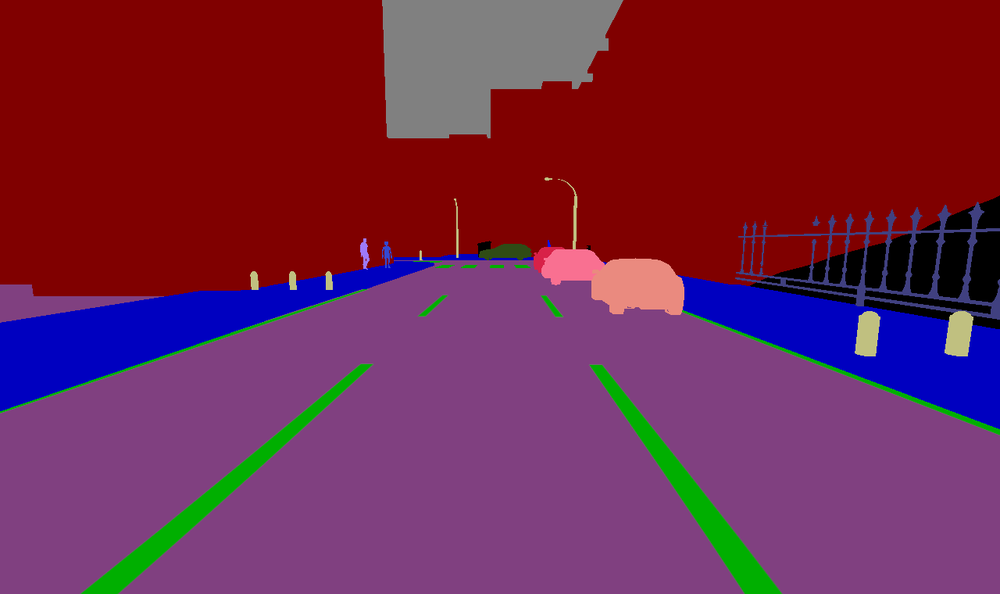
#> input picture resource/000000.png, 1000 x 594 px, shrunk from 1280 x 760 before the run, found by its file name
$ python read_image_pixl_value.py
#> lines starting #> are read from the running program, lines starting #| are printed output that depends on the picture

from email.mime import image
import cv2
img= cv2.imread("000000.png")          #定义图片位置
#> img is the input picture: shape (594, 1000, 3); mean B, G, R 75.2, 39.1, 114.3
print(img)
#> (printed output is left out)
img= cv2.cvtColor(img, cv2.COLOR_BGR2GRAY)  #转化为灰度图 因为我读取的直接是灰度标签图片就不用转化了
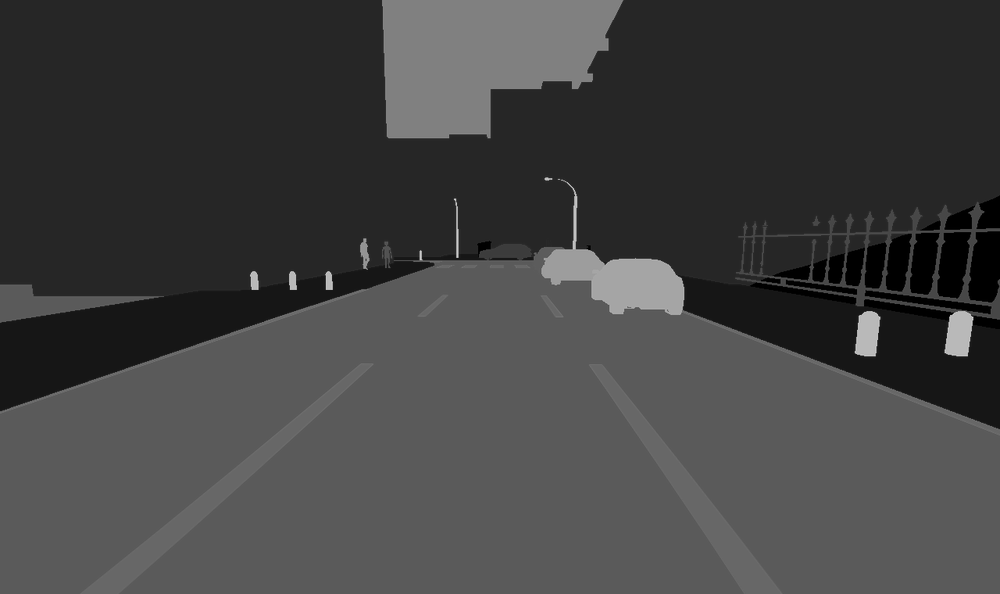
#> img: shape (594, 1000); min 0, max 224, mean 65.5
print(img)
#> (printed output is left out)

def onmouse(event, x, y, flags, param):   #标准鼠标交互函数
  if event==cv2.EVENT_MOUSEMOVE:      #当鼠标移动时
    print(img[y,x])           #显示鼠标所在像素的数值，注意像素表示方法和坐标位置的不同
def main():
  cv2.namedWindow("img")          #构建窗口
  cv2.setMouseCallback("img", onmouse)   #回调绑定窗口
  while True:               #无限循环
    cv2.imshow("img",img)        #显示图像
    if cv2.waitKey() == ord('q'):break  #按下‘q'键，退出
#> (key q is pressed here)
  cv2.destroyAllWindows()         #关闭窗口
if __name__ == '__main__':          #运行
  main()
